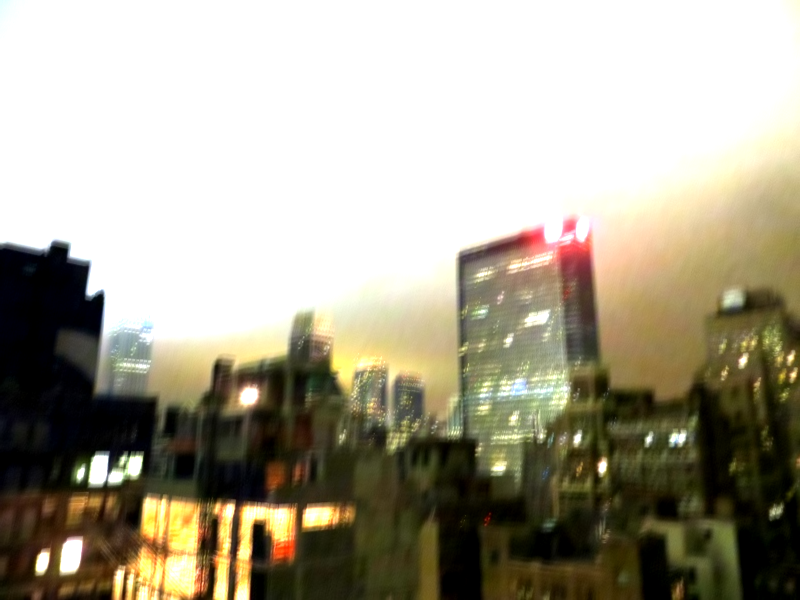
#> input picture Codebase/data/low-illumination/blur_images/saturated_img1_1_blur.png, 800 x 600 px; the run also reads 1 picture not shown here
$ jupyter execute experiments.ipynb
#> lines starting #> are read from the running program, lines starting #| are printed output that depends on the picture
### Codebase/src/utils/wrap_boundary.py
import numpy as np
from scipy import fftpack

def wrap_boundary_liu(img, img_size):
    """
    Reducing boundary artifacts in image deconvolution
    Renting Liu, Jiaya Jia
    ICIP 2008
    """

    if img.ndim == 2:
        ret = wrap_boundary(img, img_size)
    elif img.ndim == 3:
        ret = [wrap_boundary(img[:, :, i], img_size) for i in range(3)]
        ret = np.stack(ret, 2)
    return ret


def wrap_boundary(img, img_size):
    """
    Python code from:
    https://github.com/ys-koshelev/nla_deblur/blob/90fe0ab98c26c791dcbdf231fe6f938fca80e2a0/boundaries.py
    Reducing boundary artifacts in image deconvolution
    Renting Liu, Jiaya Jia
    ICIP 2008
    """

    (H, W) = np.shape(img)
    H_w = int(img_size[0]) - H
    W_w = int(img_size[1]) - W

    # ret = np.zeros((img_size[0], img_size[1]));
    alpha = 1
    HG = img[:, :]

    r_A = np.zeros((alpha*2+H_w, W))
    r_A[:alpha, :] = HG[-alpha:, :]
    r_A[-alpha:, :] = HG[:alpha, :]
    a = np.arange(H_w)/(H_w-1)
    # r_A(alpha+1:end-alpha, 1) = (1-a)*r_A(alpha,1) + a*r_A(end-alpha+1,1)
    r_A[alpha:-alpha, 0] = (1-a)*r_A[alpha-1, 0] + a*r_A[-alpha, 0]
    # r_A(alpha+1:end-alpha, end) = (1-a)*r_A(alpha,end) + a*r_A(end-alpha+1,end)
    r_A[alpha:-alpha, -1] = (1-a)*r_A[alpha-1, -1] + a*r_A[-alpha, -1]

    r_B = np.zeros((H, alpha*2+W_w))
    r_B[:, :alpha] = HG[:, -alpha:]
    r_B[:, -alpha:] = HG[:, :alpha]
    a = np.arange(W_w)/(W_w-1)
    r_B[0, alpha:-alpha] = (1-a)*r_B[0, alpha-1] + a*r_B[0, -alpha]
    r_B[-1, alpha:-alpha] = (1-a)*r_B[-1, alpha-1] + a*r_B[-1, -alpha]

    if alpha == 1:
        A2 = solve_min_laplacian(r_A[alpha-1:, :])
        B2 = solve_min_laplacian(r_B[:, alpha-1:])
        r_A[alpha-1:, :] = A2
        r_B[:, alpha-1:] = B2
    else:
        A2 = solve_min_laplacian(r_A[alpha-1:-alpha+1, :])
        r_A[alpha-1:-alpha+1, :] = A2
        B2 = solve_min_laplacian(r_B[:, alpha-1:-alpha+1])
        r_B[:, alpha-1:-alpha+1] = B2
    A = r_A
    B = r_B

    r_C = np.zeros((alpha*2+H_w, alpha*2+W_w))
    r_C[:alpha, :] = B[-alpha:, :]
    r_C[-alpha:, :] = B[:alpha, :]
    r_C[:, :alpha] = A[:, -alpha:]
    r_C[:, -alpha:] = A[:, :alpha]

    if alpha == 1:
        C2 = C2 = solve_min_laplacian(r_C[alpha-1:, alpha-1:])
        r_C[alpha-1:, alpha-1:] = C2
    else:
        C2 = solve_min_laplacian(r_C[alpha-1:-alpha+1, alpha-1:-alpha+1])
        r_C[alpha-1:-alpha+1, alpha-1:-alpha+1] = C2
    C = r_C
    # return C
    A = A[alpha-1:-alpha-1, :]
    B = B[:, alpha:-alpha]
    C = C[alpha:-alpha, alpha:-alpha]
    ret = np.vstack((np.hstack((C, A)), np.hstack((B, img))))
    return ret


def solve_min_laplacian(boundary_image):
    (H, W) = np.shape(boundary_image)

    # Laplacian
    f = np.zeros((H, W))
    # boundary image contains image intensities at boundaries
    boundary_image[1:-1, 1:-1] = 0
    j = np.arange(2, H)-1
    k = np.arange(2, W)-1
    f_bp = np.zeros((H, W))
    f_bp[np.ix_(j, k)] = -4*boundary_image[np.ix_(j, k)] + boundary_image[np.ix_(j, k+1)] + boundary_image[np.ix_(j, k-1)] + boundary_image[np.ix_(j-1, k)] + boundary_image[np.ix_(j+1, k)]

    del(j, k)
    f1 = f - f_bp  # subtract boundary points contribution
    del(f_bp, f)

    # DST Sine Transform algo starts here
    f2 = f1[1:-1,1:-1]
    del(f1)

    # compute sine tranform
    if f2.shape[1] == 1:
        tt = fftpack.dst(f2, type=1, axis=0)/2
    else:
        tt = fftpack.dst(f2, type=1)/2

    if tt.shape[0] == 1:
        f2sin = np.transpose(fftpack.dst(np.transpose(tt), type=1, axis=0)/2)
    else:
        f2sin = np.transpose(fftpack.dst(np.transpose(tt), type=1)/2)
    del(f2)

    # compute Eigen Values
    [x, y] = np.meshgrid(np.arange(1, W-1), np.arange(1, H-1))
    denom = (2*np.cos(np.pi*x/(W-1))-2) + (2*np.cos(np.pi*y/(H-1)) - 2)

    # divide
    f3 = f2sin/denom
    del(f2sin, x, y)

    # compute Inverse Sine Transform
    if f3.shape[0] == 1:
        tt = fftpack.idst(f3*2, type=1, axis=1)/(2*(f3.shape[1]+1))
    else:
        tt = fftpack.idst(f3*2, type=1, axis=0)/(2*(f3.shape[0]+1))
    del(f3)
    if tt.shape[1] == 1:
        img_tt = np.transpose(fftpack.idst(np.transpose(tt)*2, type=1)/(2*(tt.shape[0]+1)))
    else:
        img_tt = np.transpose(fftpack.idst(np.transpose(tt)*2, type=1, axis=0)/(2*(tt.shape[1]+1)))
    del(tt)

    # put solution in inner points; outer points obtained from boundary image
    img_direct = boundary_image
    img_direct[1:-1, 1:-1] = 0
    img_direct[1:-1, 1:-1] = img_tt
    return img_direct


# [48 lines left out: function opt_fft_size, not called in this run]

### Codebase/src/utils/fourier.py
import numpy as np

# Adapted from MATLAB psf2otf function
# Ref: https://github.com/cszn/USRNet/blob/master/utils/utils_deblur.py
def psf2otf(psf, shape=None):
    """
    Compute the Fast Fourier Transform (FFT) of the point-spread
    function (PSF) array and creates the optical transfer function (OTF)
    array that is not influenced by the PSF off-centering.

    By default, the OTF array is the same size as the PSF array.
    To ensure that the OTF is not altered due to PSF off-centering, PSF2OTF
    post-pads the PSF array (down or to the right) with zeros to match
    dimensions specified in OUTSIZE, then circularly shifts the values of
    the PSF array up (or to the left) until the central pixel reaches (1,1)
    position.

    Input:
        psf:
        shape:
    Output:
        otf:
    """
    if type(shape) == type(None):
        shape = psf.shape
    shape = np.array(shape)

    if np.all(psf == 0):
        return np.zeros(shape)

    if len(psf.shape) == 1:
        psf = psf.reshape((1, psf.shape[0]))
    inshape = psf.shape

    psf = zero_pad(psf, shape, position='corner')
    for axis, axis_size in enumerate(inshape):
        psf = np.roll(psf, -int(axis_size / 2), axis=axis)

    # Compute the OTF
    otf = np.fft.fft2(psf, axes=(0, 1))

    # Estimate the rough number of operations involved in the FFT
    # and discard the PSF imaginary part if within roundoff error
    n_ops = np.sum(psf.size * np.log2(psf.shape))
    otf = np.real_if_close(otf, tol=n_ops)

    return otf


def otf2psf(otf, outsize=None):
    insize = np.array(otf.shape)
    psf = np.fft.ifftn(otf, axes=(0, 1))

    for axis, axis_size in enumerate(insize):
        psf = np.roll(psf, np.floor(axis_size / 2).astype(int), axis=axis)

    if type(outsize) != type(None):
        insize = np.array(otf.shape)
        outsize = np.array(outsize)
        n = max(np.size(outsize), np.size(insize))
        # outsize = postpad(outsize(:), n, 1);
        # insize = postpad(insize(:) , n, 1);
        colvec_out = outsize.flatten().reshape((np.size(outsize), 1))
        colvec_in = insize.flatten().reshape((np.size(insize), 1))
        outsize = np.pad(colvec_out, ((0, max(0, n - np.size(colvec_out))), (0, 0)), mode="constant")
        insize = np.pad(colvec_in, ((0, max(0, n - np.size(colvec_in))), (0, 0)), mode="constant")

        pad = (insize - outsize) / 2
        if np.any(pad < 0):
            print("otf2psf error: OUTSIZE must be smaller than or equal than OTF size")
        prepad = np.floor(pad)
        postpad = np.ceil(pad)
        dims_start = prepad.astype(int)
        dims_end = (insize - postpad).astype(int)
        for i in range(len(dims_start.shape)):
            psf = np.take(psf, range(dims_start[i][0], dims_end[i][0]), axis=i)

    n_ops = np.sum(otf.size * np.log2(otf.shape))
    psf = np.real_if_close(psf, tol=n_ops)

    return psf


def zero_pad(image, shape, position='corner'):
    """
    Extends image to a certain size with zeros

    Input:
        image:
        shape:
        position : str, optional
            'corner' top-left corner (default)
            'center' centered
    Output:
        padded_img:
    """
    shape = np.asarray(shape, dtype=int)
    imshape = np.asarray(image.shape, dtype=int)
    if np.alltrue(imshape == shape):
        return image

    if np.any(shape <= 0):
        raise ValueError("ZERO_PAD: null or negative shape given")
    dshape = shape - imshape
    if np.any(dshape < 0):
        raise ValueError("ZERO_PAD: target size smaller than source one")

    pad_img = np.zeros(shape, dtype=image.dtype)
    idx, idy = np.indices(imshape)
    if position == 'center':
        if np.any(dshape % 2 != 0):
            raise ValueError("ZERO_PAD: source and target shapes "
                             "have different parity.")
        offx, offy = dshape // 2
    else:
        offx, offy = (0, 0)

    pad_img[idx + offx, idy + offy] = image
    return pad_img

### Codebase/src/utils/deconv.py
import cv2
import numpy as np
from scipy.signal import fftconvolve
from utils.wrap_boundary import wrap_boundary_liu, opt_fft_size
from utils.fourier import psf2otf
from utils.util import pad_to_shape


def richardson_lucy_deblur(B, K, num_iter = 10, eps = 1e-5):
    """
    Image deblurring with known PSF

    Input:
        B: blurred image in gray scale (!!!)
        K: blurred kernel (should be known)
        num_iter:
    Output:
        I: latent image
    """

    # to utilize the conv2 function we must make sure the inputs are float

    # I = 0.5 * np.ones_like(B); # initial estimate
    I = B; # initial estimate
    K_flip = np.flip(K) # spatially reversed psf

    # iterate towards Max Likelihood estimate for the latent image
    for _ in range(num_iter):

        est_conv      = fftconvolve(I, K, 'same') + eps
        relative_blur = B / est_conv
        I             = I * fftconvolve(relative_blur, K_flip, 'same')

    # image clip
    I[I > 1.0] = 1.0
    I[I < 0.0] = 0.0

    return I


def richardson_lucy_deblur_blind(B, K_init, num_iter = 10, eps = 1e-5):
    """
    Image deblurring with unknown PSF

    Input:
        B: blurred image in gray scale (!!!)
        K: initial blurred kernel
        num_iter:
    Output:
        I: latent image
    """

    # to utilize the conv2 function we must make sure the inputs are float

    # I = 0.5 * np.ones_like(B); # initial estimate
    I = B; # initial estimate

    # pad kernel to make it same size as the image
    K = pad_to_shape(K_init, B.shape)

    # iterate towards Max Likelihood estimate for the latent image
    for _ in range(num_iter):

        K_flip        = np.flip(K) # spatially reversed psf
        est_conv      = fftconvolve(I, K, 'same') + eps
        relative_blur = B / est_conv
        I             = I * fftconvolve(relative_blur, K_flip, 'same')
        I_flip        = np.flip(I)
        K             = K * fftconvolve(relative_blur, I_flip, 'same')


    # image clip
    I[I > 1.0] = 1.0
    I[I < 0.0] = 0.0

    # psf normalization
    K = K / np.sum(K)

    return I, K


# [74 lines left out: function L0_deblur, not called in this run]

### Codebase/src/utils/util.py
import numpy as np


def image_pixel_similarity(img1, img2, tol = 1e-5):
    assert img1.shape == img2.shape

    mask = (np.abs(img1 - img2) < tol)
    return mask.sum() / np.prod(img1.shape)


def PSNR(origin, test):

    MAX = np.max(origin)

    N = np.product(test.shape)
    MSE = np.sum((test - origin) ** 2) / N

    res = 20 * np.log10(MAX / np.sqrt(MSE))

    return res


def pad_to_shape(a, target_shape):

    x_target, y_target = target_shape
    x, y = a.shape
    x_pad = x_target - x
    y_pad = y_target - y

    return np.pad(a,
    ((x_pad//2, x_pad//2 + x_pad%2), (y_pad//2, y_pad//2 + y_pad%2)))

### Codebase/src/experiments.ipynb
[cell 1]
import cv2
import numpy as np
import matplotlib.pyplot as plt
from scipy.signal import convolve2d as conv2
from skimage import color, data, restoration

from utils.deconv import richardson_lucy_deblur, richardson_lucy_deblur_blind, L0_deblur
from utils.wrap_boundary import wrap_boundary_liu
from utils.util import PSNR

### Test Input

[cell 2]
img = cv2.imread("../data/low-illumination/blur_images/saturated_img1_1_blur.png")
#> img is the input picture: shape (600, 800, 3); mean B, G, R 144.9, 162.5, 168
img = img / 255.
# gamma correct
img = np.float_power(img, 2.2)
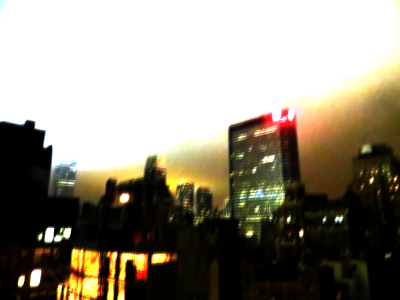
#> img: shape (600, 800, 3) float64 (shown at 1/2 size); mean B, G, R 0.491, 0.549, 0.575

print(img.shape)
#| (600, 800, 3)
plt.imshow(img)

### Test wrapping boundary

[cell 3]
old_h, old_w, old_c = img.shape
K_h = K_w = 20
img_wrap = wrap_boundary_liu(img, (old_h+K_h-1, old_w+K_w-1))
#> in wrap_boundary, `HG = img[:, :]`:
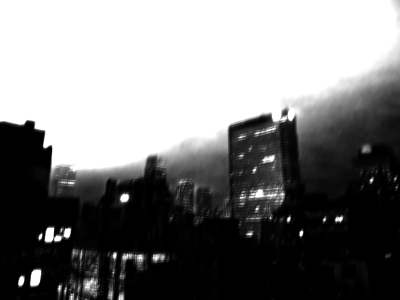
#> HG: shape (600, 800) float64 (shown at 1/2 size); min 0, max 1, mean 0.491
#> in wrap_boundary, `ret = np.vstack((np.hstack((C, A)), np.hstack((B, img))))`:
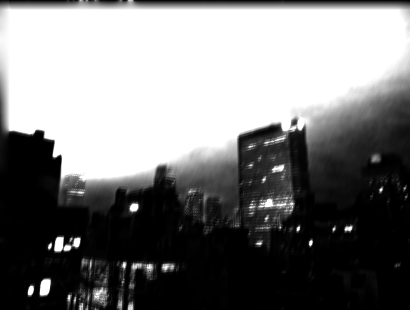
#> ret: shape (619, 819) float64 (shown at 1/2 size); min 0, max 1, mean 0.487
#> call 2 of wrap_boundary, with img_size = (619, 819)
#> in wrap_boundary (call 2), `HG = img[:, :]`:
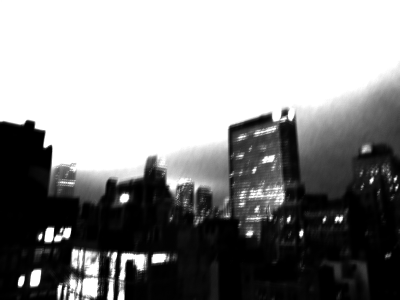
#> HG: shape (600, 800) float64 (shown at 1/2 size); min 0, max 1, mean 0.549
#> in wrap_boundary (call 2), `ret = np.vstack((np.hstack((C, A)), np.hstack((B, img))))`:
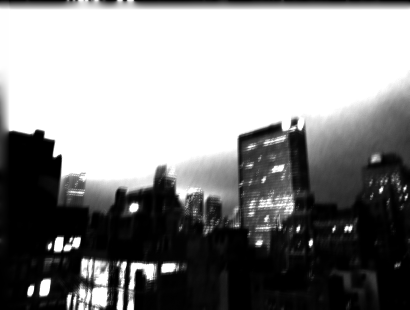
#> ret: shape (619, 819) float64 (shown at 1/2 size); min 0, max 1, mean 0.544
#> call 3 of wrap_boundary, with img_size = (619, 819)
#> in wrap_boundary (call 3), `HG = img[:, :]`:
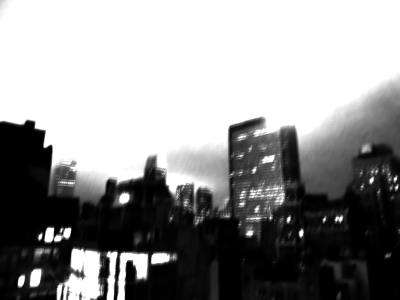
#> HG: shape (600, 800) float64 (shown at 1/2 size); min 0, max 1, mean 0.575
#> in wrap_boundary (call 3), `r_B[0, alpha:-alpha] = (1-a)*r_B[0, alpha-1] + a*r_B[0, -alpha]`:
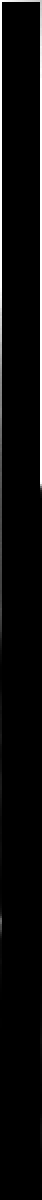
#> r_B: shape (600, 21) float64 (shown 2 times larger); min 0, max 1, mean 0.0391
#> in solve_min_laplacian (call 8), `img_direct[1:-1, 1:-1] = img_tt`:
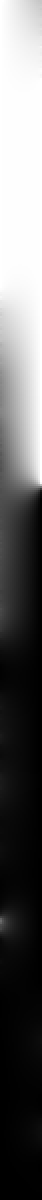
#> img_direct: shape (600, 21) float64 (shown 2 times larger); min 0, max 1, mean 0.397
#> in wrap_boundary (call 3), `r_C[:, -alpha:] = A[:, :alpha]`:
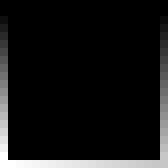
#> r_C: shape (21, 21) float64 (shown 8 times larger); min 0, max 1, mean 0.0809
#> in solve_min_laplacian (call 9), `img_direct[1:-1, 1:-1] = img_tt`:
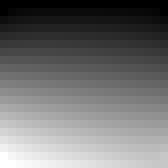
#> img_direct: shape (21, 21) float64 (shown 8 times larger); min 0, max 1, mean 0.446
#> in wrap_boundary_liu, `ret = [wrap_boundary(img[:, :, i], img_size) for i in range(3)]`: ret = 3 items

print(img_wrap.shape)
#| (619, 819, 3)
plt.imshow(img_wrap)

[cell 4]
# extend boundaries only at top and left
# check similarity

from utils.util import *

tmp = img_wrap[19:, 19:]
print(image_pixel_similarity(tmp, img, tol = 1e-5))
#| 1.0

[cell 5]
import cv2
from utils.wrap_boundary import wrap_boundary_liu

scale = 2
img_L = img
w, h = img.shape[:2]

img_L = cv2.resize(img, (scale*h, scale*w), interpolation=cv2.INTER_NEAREST)
img_L = wrap_boundary_liu(img_L, [int(np.ceil(scale*w/4+2)*4), int(np.ceil(scale*h/4+2)*4)])
img_wrap = img_L[::scale, ::scale, :]
img_wrap = np.clip(img_wrap, 0., 1.)

print(img_wrap.shape)
#| (604, 804, 3)
plt.imshow(img_wrap)

[cell 6]
# extend boundaries only at top and left
# check similarity

from utils.util import *

tmp = img_wrap[4:, 4:]
print(image_pixel_similarity(tmp, img, tol = 1e-5))
#| 1.0

### Test Fourier

[cell 7]
from utils.fourier import psf2otf, otf2psf

M = np.array([
    [1,2,3],
    [1,3,2],
    [3,2,1]
])

M_fft = psf2otf(M)
print(M_fft)
M_ = otf2psf(M_fft)
print(M_)

[cell 8]
nabla_x = np.array([1, -1])
nabla_y = np.array([[1], [-1]])

nabla_x_fft = psf2otf(nabla_x, (3, 3))
print(nabla_x_fft)
nabla_y_fft = psf2otf(nabla_y, (3, 3))
print(nabla_y_fft)

nabla_x_ = otf2psf(nabla_x_fft, (1, 2))
print(nabla_x_)
nabla_y_ = otf2psf(nabla_y_fft, (2, 1))
print(nabla_y_)

### Test Richardson Lucy Deblurring

[cell 9]
rng = np.random.default_rng()

img = cv2.imread("../data/low-illumination/gt_images/saturated_img1.png", cv2.IMREAD_GRAYSCALE)
cv2.imwrite("../../Figs/origin.png", img)
img = img / 255.

# apply blur kernel
psf = np.ones((5, 5)) / 25.0
img_blur = conv2(img, psf, 'same')

# # Add Noise to Image
# img_noisy = img.copy()
# img_noisy += (rng.poisson(lam=25, size=img.shape) - 10) / 255.

# # Restore Image using Richardson-Lucy algorithm
# deconvolved_RL = restoration.richardson_lucy(img_noisy, psf, num_iter=300)
img_recover = richardson_lucy_deblur(img_blur, psf, num_iter = 25)


fig, ax = plt.subplots(nrows=1, ncols=2, figsize=(20, 10))
plt.gray()

for a in (ax[0], ax[1]):
       a.axis('off')

ax[0].imshow(img_blur)
ax[0].set_title(f'Blurred data')
ax[0].text(0.5,-0.05, "(a)", size=20, ha="center",
         transform=ax[0].transAxes)

ax[1].imshow(img_recover)
ax[1].set_title(f'Restoration using\nRichardson-Lucy')
ax[1].text(0.5,-0.05, "(b)", size=20, ha="center",
         transform=ax[1].transAxes)

fig.subplots_adjust(wspace=0.02, hspace=0.2,
                    top=0.9, bottom=0.05, left=0, right=1)

print(f"Blurred PSNR: {PSNR(img, img_blur):.2f}")
#> in PSNR, `MAX = np.max(origin)`: MAX = 1
#> in PSNR, `MSE = np.sum((test - origin) ** 2) / N`: MSE = 0.00327
#> in PSNR, `res = 20 * np.log10(MAX / np.sqrt(MSE))`: res = 24.86
#| Blurred PSNR: 24.86
print(f"Recovered PSNR: {PSNR(img, img_recover):.2f}")
#| Recovered PSNR: 21.30
plt.show()

[cell 10]
rng = np.random.default_rng()

img = cv2.imread("../data/low-illumination/gt_images/saturated_img1.png", cv2.IMREAD_GRAYSCALE) / 255.

# wrap bounadry for removing artifacts
wrap_size = 10
img_reflect = cv2.copyMakeBorder(img,wrap_size,wrap_size,wrap_size,wrap_size,cv2.BORDER_WRAP)
# img_reflect = cv2.copyMakeBorder(img,wrap_size,wrap_size,wrap_size,wrap_size,cv2.BORDER_REFLECT_101)

# apply blur kernel
psf = np.ones((5, 5)) / 25.0
img_blur = conv2(img_reflect, psf, 'same')

# # Add Noise to Image
# img_noisy = img.copy()
# img_noisy += (rng.poisson(lam=25, size=img.shape) - 10) / 255.

# # Restore Image using Richardson-Lucy algorithm
# deconvolved_RL = restoration.richardson_lucy(img_noisy, psf, num_iter=300)
img_recover = richardson_lucy_deblur(img_blur, psf, num_iter = 25)

# crop the padded boundary
img_recover = img_recover[wrap_size: -wrap_size, wrap_size: -wrap_size]


fig, ax = plt.subplots(nrows=1, ncols=2, figsize=(20, 10))
plt.gray()

for a in (ax[0], ax[1]):
       a.axis('off')

ax[0].imshow(img_blur[wrap_size: -wrap_size, wrap_size: -wrap_size])
ax[0].set_title(f'Blurred data')
ax[0].text(0.5,-0.05, "(a)", size=20, ha="center",
         transform=ax[0].transAxes)

ax[1].imshow(img_recover)
ax[1].set_title(f'Restoration using\nRichardson-Lucy')
ax[0].text(0.5,-0.05, "(b)", size=20, ha="center",
         transform=ax[1].transAxes)

fig.subplots_adjust(wspace=0.02, hspace=0.2,
                    top=0.9, bottom=0.05, left=0, right=1)

print(f"Blurred PSNR: {PSNR(img, img_blur[wrap_size: -wrap_size, wrap_size: -wrap_size]):.2f}")
#| Blurred PSNR: 24.94
print(f"Recovered PSNR: {PSNR(img, img_recover):.2f}")
#| Recovered PSNR: 29.73
plt.show()

[cell 11]
rng = np.random.default_rng()

img = cv2.imread("../data/low-illumination/gt_images/saturated_img1.png", cv2.IMREAD_GRAYSCALE) / 255.

# wrap bounadry for removing artifacts
wrap_size = 10
img_reflect = cv2.copyMakeBorder(img,wrap_size,wrap_size,wrap_size,wrap_size,cv2.BORDER_WRAP)
# img_reflect = cv2.copyMakeBorder(img,wrap_size,wrap_size,wrap_size,wrap_size,cv2.BORDER_REFLECT_101)

# apply blur kernel
np.random.seed(0)
psf = np.random.rand(5,5)
psf = psf / np.sum(psf)
img_blur = conv2(img_reflect, psf, 'same')

# blur kernel init
psf_init = np.ones((9, 9))
psf_init = psf_init / np.sum(psf_init)

# # Add Noise to Image
# img_noisy = img.copy()
# img_noisy += (rng.poisson(lam=25, size=img.shape) - 10) / 255.

# # Restore Image using Richardson-Lucy algorithm
# deconvolved_RL = restoration.richardson_lucy(img_noisy, psf, num_iter=300)
img_recover, psf_estimate = richardson_lucy_deblur_blind(img_blur, psf_init, num_iter = 10)
# crop the padded boundary
img_recover = img_recover[wrap_size: -wrap_size, wrap_size: -wrap_size]

fig, ax = plt.subplots(nrows=1, ncols=2, figsize=(20, 10))
plt.gray()

for a in (ax[0], ax[1]):
       a.axis('off')

ax[0].imshow(img_blur[wrap_size: -wrap_size, wrap_size: -wrap_size])
ax[0].set_title(f'Blurred data')
ax[0].text(0.5,-0.05, "(a) blurred by a random 5*5 PSF", size=20, ha="center",
         transform=ax[0].transAxes)

ax[1].imshow(img_recover)
ax[1].set_title(f'Restoration using\nRichardson-Lucy')
ax[0].text(0.5,-0.05, "(b) restored from a full 9*9 PSF", size=20, ha="center",
         transform=ax[1].transAxes)

fig.subplots_adjust(wspace=0.02, hspace=0.2,
                    top=0.9, bottom=0.05, left=0, right=1)

print(f"Blurred PSNR: {PSNR(img[40:-40, 40:-40], img_blur[wrap_size: -wrap_size, wrap_size: -wrap_size][40:-40, 40:-40]):.2f}")
#| Blurred PSNR: 25.69
print(f"Recovered PSNR: {PSNR(img[40:-40, 40:-40], img_recover[40:-40, 40:-40]):.2f}")
#| Recovered PSNR: 23.39
plt.show()
